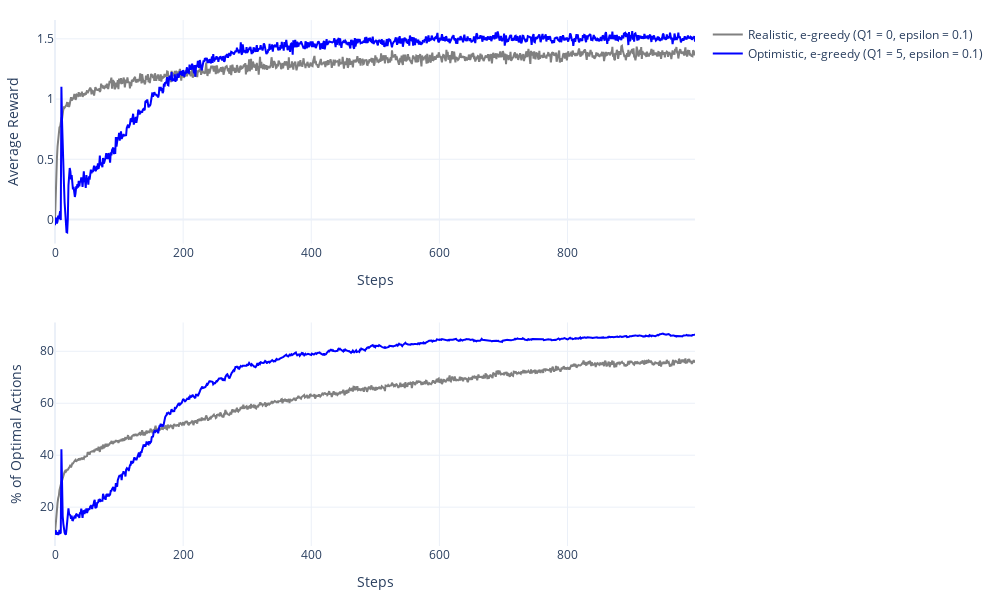

Notebook code cell kept with this figure:
### Code cell
fig = make_subplots(rows=2, cols=1)

fig.add_trace(trace=go.Scatter(
    y=average_rewards[0],
    marker=dict(color="gray"),
    name="Realistic, e-greedy (Q1 = 0, epsilon = 0.1)",
), row=1, col=1)
fig.add_trace(trace=go.Scatter(
    y=average_rewards[1],
    marker=dict(color="blue"),
    name="Optimistic, e-greedy (Q1 = 5, epsilon = 0.1)",
), row=1, col=1)

fig.add_trace(trace=go.Scatter(
    y=optimal_action_pct[0],
    marker=dict(color="gray"),
    showlegend=False
), row=2, col=1)
fig.add_trace(trace=go.Scatter(
    y=optimal_action_pct[1],
    marker=dict(color="blue"),
    showlegend=False
), row=2, col=1)

fig.update_xaxes(title_text="Steps", row=1, col=1)
fig.update_xaxes(title_text="Steps", row=2, col=1)
fig.update_yaxes(title_text="Average Reward", row=1, col=1)
fig.update_yaxes(title_text="% of Optimal Actions", row=2, col=1)
fig.update_layout(
    template="plotly_white",
    margin=dict(l=50, r=30, t=20, b=40),
    width=1000,
    height=600,
)
fig.show()

### Figure 1 — Plotly figure (JSON) as saved in the notebook; plotly's stock layout.template omitted (floating-point values rounded to 4 significant figures; data arrays with more than 128 entries replaced by an {"elided": "..."} marker saying what was removed)
{"data": [{"marker": {"color": "gray"}, "name": "Realistic, e-greedy (Q1 = 0, epsilon = 0.1)", "type": "scatter", "xaxis": "x", "y": {"elided": "1000 float values"}, "yaxis": "y"}, {"marker": {"color": "blue"}, "name": "Optimistic, e-greedy (Q1 = 5, epsilon = 0.1)", "type": "scatter", "xaxis": "x", "y": {"elided": "1000 float values"}, "yaxis": "y"}, {"marker": {"color": "gray"}, "showlegend": false, "type": "scatter", "xaxis": "x2", "y": {"elided": "1000 float values"}, "yaxis": "y2"}, {"marker": {"color": "blue"}, "showlegend": false, "type": "scatter", "xaxis": "x2", "y": {"elided": "1000 float values"}, "yaxis": "y2"}], "layout": {"height": 600, "margin": {"b": 40, "l": 50, "r": 30, "t": 20}, "width": 1000, "xaxis": {"anchor": "y", "domain": [0, 1], "title": {"text": "Steps"}}, "xaxis2": {"anchor": "y2", "domain": [0, 1], "title": {"text": "Steps"}}, "yaxis": {"anchor": "x", "domain": [0.575, 1], "title": {"text": "Average Reward"}}, "yaxis2": {"anchor": "x2", "domain": [0, 0.425], "title": {"text": "% of Optimal Actions"}}}}
